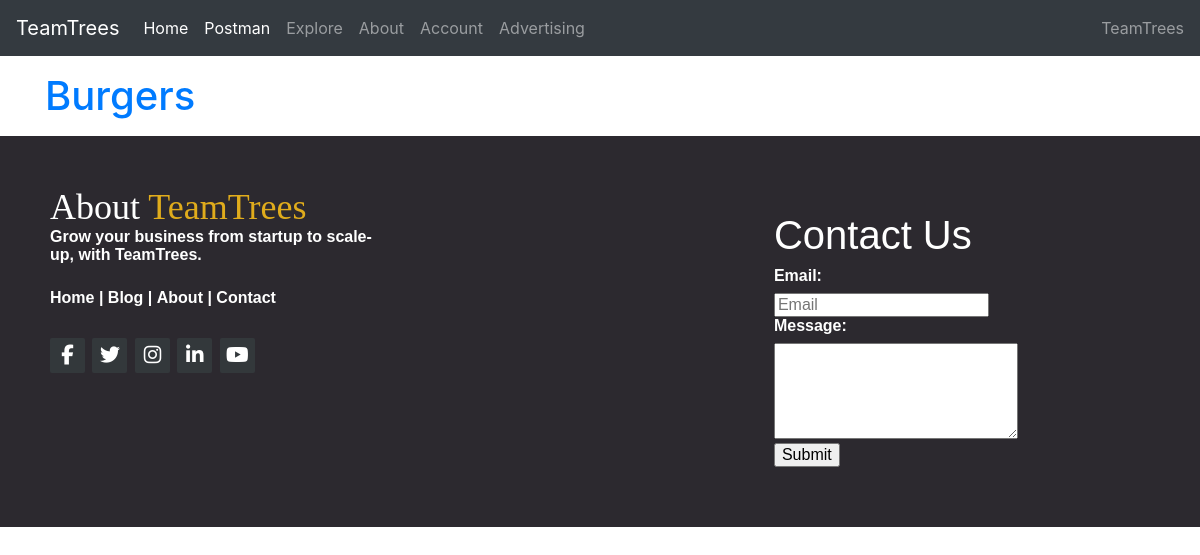
/business/business/list/ (signed in), run on an earlier commit of the app's database.
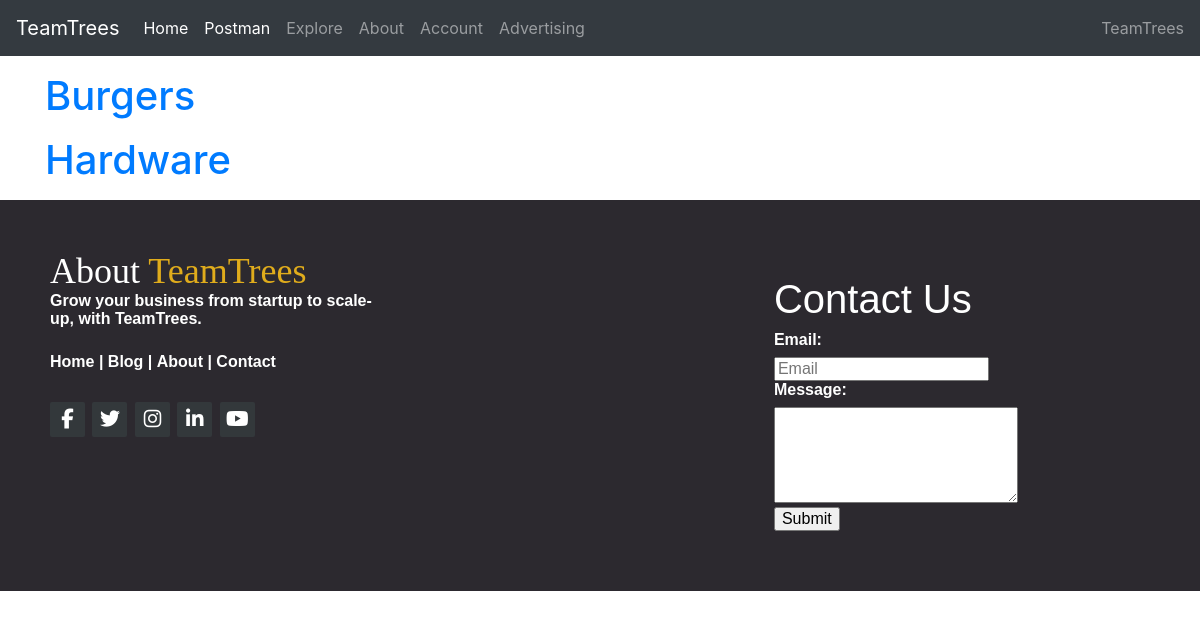
And on a later commit of the database.
### businesses/models.py (models this page shows, shortened)
class Business(models.Model):
    user = models.ForeignKey(User, on_delete=models.CASCADE)
    businessname = models.CharField(max_length=255)
    businesstype = models.CharField(max_length=255, choices=Business_Type)
    address = models.CharField(max_length=255)
    address2 = models.CharField(max_length=255, default='None')
    city = models.CharField(max_length=255)
    province = models.CharField(max_length=255, choices=Province)
    postal_code = models.CharField(max_length=255, default='None')
    logo = models.ImageField(default='None')

### businesses/views.py (the view)
# urls.py: path('business/list/', views.BusinessListView.as_view(), name='blist'),
class BusinessListView(ListView):
    model = Business
    def get_queryset(self):
        return Business.objects.filter(user=self.request.user)

### templates/businesses/business_list.html
{% extends '../base.html' %}
{% load static %}
{% load crispy_forms_tags %}
{% block content%}
<div class="container" id="basic_container">
    {% for business in business_list %}
    <p>
    <h1><a href="{% url 'explore:business_detail' pk=business.pk %}">{{business.businessname}}</a></h1>
    </p>
    {% endfor %}
</div>
{% endblock %}

What changed in the data, as far as the page shows it:
added Business: businessname "Hardware"
